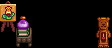

This is a level from a 2D game, rendered from its Tiled map with the project's own tilesets. A one-line summary and the complete map file follow:
An orthogonal 7x3 tile map with 16x16 px tiles, 2 tile layers (Buildings, Front) and 3 objects (3x TileData).

<map version="1.10" tiledversion="1.11.2" orientation="orthogonal" renderorder="right-down" width="7" height="3" tilewidth="16" tileheight="16" infinite="0" nextlayerid="5" nextobjectid="5">
 <tileset firstgid="1" name="flowershowtiles" tilewidth="16" tileheight="16" tilecount="400" columns="16">
  <image source="FlowerShowTiles.png" width="256" height="400" />
 </tileset>
 <layer id="1" name="Buildings" width="7" height="3">
  <data encoding="csv">
0,0,0,0,0,0,0,
118,43,0,0,0,0,10,
0,59,0,0,0,0,26
</data>
 </layer>
 <layer id="3" name="Front" width="7" height="3">
  <data encoding="csv">
102,0,0,0,0,0,0,
0,0,0,0,0,0,0,
0,0,0,0,0,0,0
</data>
 </layer>
 <objectgroup id="2" name="Buildings">
  <object id="2" name="TileData" x="16" y="32" width="16" height="16">
   <properties>
    <property name="Action" value="Message SVFS_Misc2" />
   </properties>
  </object>
  <object id="3" name="TileData" x="96" y="32" width="16" height="16">
   <properties>
    <property name="Action" value="Message SVFS_Misc1" />
   </properties>
  </object>
  <object id="4" name="TileData" x="0" y="16" width="16" height="16">
   <properties>
    <property name="Action" value="Message SVFS_Misc3" />
   </properties>
  </object>
 </objectgroup>
 <objectgroup id="4" name="Front" />
</map>
